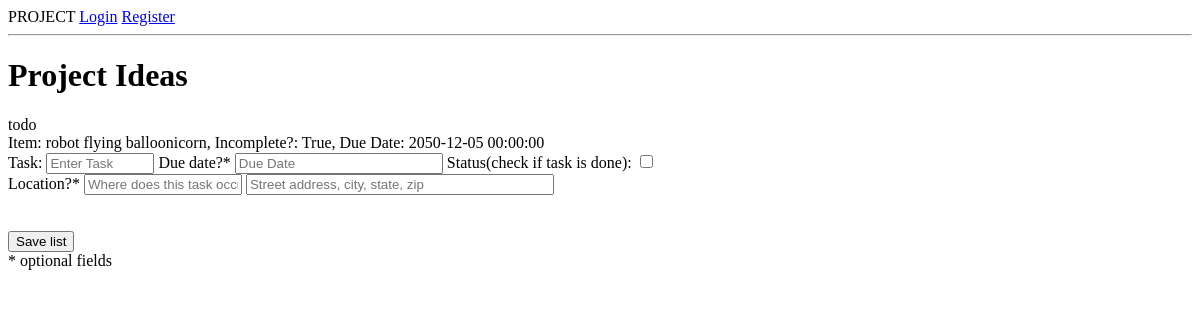
Before: /lists/11 with the older database file.
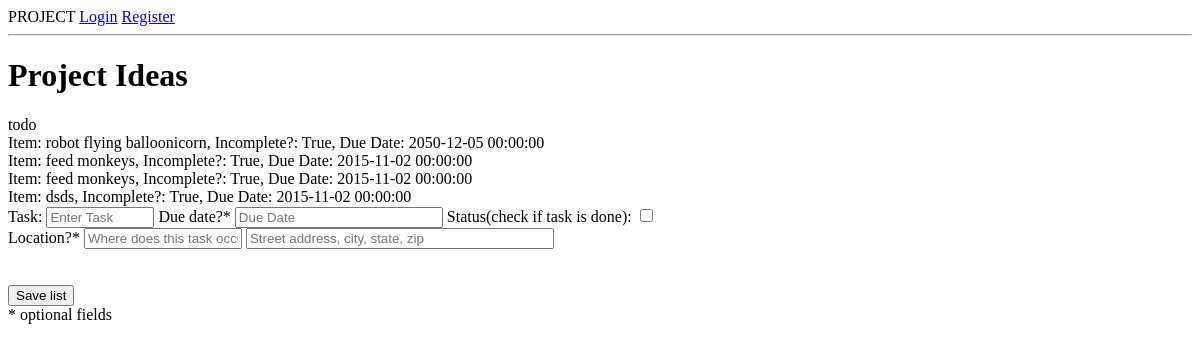
After: the same page with the newer database file.
### model.py (models this page shows, shortened)
class List(db.Model):
    __tablename__ = "lists"
    list_id = db.Column(db.Integer, autoincrement=True, primary_key=True)
    name = db.Column(db.String(20), nullable=False)
    list_type = db.Column(db.String(20))
    due_date_list = db.Column(db.DateTime, nullable=True)
    list_location_name = db.Column(db.String(50), nullable=True)
    list_location_address = db.Column(db.String(100), nullable=True)
    created_by = db.Column(db.String(50), nullable = False)

class To_Do(db.Model):
    __tablename__ = "to_dos"
    to_do_id = db.Column(db.Integer, autoincrement=True, primary_key=True)
    list_id = db.Column(db.Integer, db.ForeignKey('lists.list_id'))
    item = db.Column(db.String(64), nullable=False)
    due_date_todo = db.Column(db.DateTime, nullable=True)
    status_notdone = db.Column(db.Boolean, nullable=False, default=True)
    todo_location_name = db.Column(db.String(100), nullable=True)
    todo_location_address = db.Column(db.String(100), nullable=True)
    list_todo = db.relationship("List",
                                backref=db.backref("to_dos"))

### server.py (the view)
@app.route('/lists/<int:list_id>')
def lists(list_id):
    this_list = List.query.filter_by(list_id=list_id).one()
    return render_template("list_items.html", this_list=this_list)

### templates/list_items.html (shortened to what this page needs)
{% extends 'base.html' %}
{% block content %}
    <div id="list-items">
        <h1 id="list-items-title">{{this_list.name}}</h1>
        {% if this_list.list_type=='todo' %}
                todo <br>
            {% for item in this_list.to_dos %}
            <div class="todo_item">
                Item: {{ item.item }}, Incomplete?: {{ item.status_notdone }},
                    {% if item.due_date_todo %}
                        Due Date: {{ item.due_date_todo }}
                    {% endif %}
            </div>
            {% endfor %}
            <form id="new-todo-item" style="none;" action="/new_todo/{{ this_list.list_id }}" method="POST">
                <div id = "item-wrapper">
                    <div class="todo_field">
                        Task:
                        <input type="text" class="list_row" name="item" placeholder="Enter Task" style="width: 100px;">
                        Due date?*
                       <input type="text" name="due_date_todo" class="datepicker" placeholder="Due Date" style="width:200px">
                       Status(check if task is done):
                       <input type="checkbox" class="list_row" name="status_notdone"><br>
                       Location?*
                        <input type="text" name="todo_location_name" placeholder="Where does this task occur?" style="width:150px">
                        <input type="text" name="todo_location_address" placeholder="Street address, city, state, zip" style="width:300px"><br><br>
                     </div>
                </div><br>
                <input type="submit" name="todo" id="formSubmitId" value="Save list"></input><br>
                * optional fields
            </form>
        {% endif %}
    </div>
{% endblock %}

### templates/base.html (shortened to what this page needs)
<!doctype html>
<html>
<head>
  <link rel="stylesheet" href="//code.jquery.com/ui/1.11.4/themes/smoothness/jquery-ui.css">
</head>
<body>
PROJECT
{% if "user_id" in session %}
    <a href="/logout">Logout</a>
{% else %}
    <a href="/login">Login</a>
    <a href="/register">Register</a>
{% endif %}
<hr>
{% block content %}
{% endblock %}
</body>
</html>

Changed rows visible on the page:
added To_Do: item "feed monkeys", status_notdone "True", due_date_todo "2015-11-02 00:00:00"
added To_Do: item "feed monkeys", status_notdone "True", due_date_todo "2015-11-02 00:00:00"
added To_Do: item "dsds", status_notdone "True", due_date_todo "2015-11-02 00:00:00"
